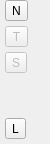
        <widget class="QWidget" name="widget_toolbar_left" native="true">
         <property name="minimumSize">
          <size>
           <width>50</width>
           <height>0</height>
          </size>
         </property>
         <property name="maximumSize">
          <size>
           <width>50</width>
           <height>16777215</height>
          </size>
         </property>
         <property name="font">
          <font>
           <family>Helvetica</family>
          </font>
         </property>
         <property name="contextMenuPolicy">
          <enum>Qt::NoContextMenu</enum>
         </property>
         <layout class="QGridLayout" name="gridLayout">
          <property name="leftMargin">
           <number>5</number>
          </property>
          <property name="topMargin">
           <number>0</number>
          </property>
          <property name="rightMargin">
           <number>5</number>
          </property>
          <property name="bottomMargin">
           <number>5</number>
          </property>
          <property name="horizontalSpacing">
           <number>0</number>
          </property>
          <property name="verticalSpacing">
           <number>5</number>
          </property>
          <item row="0" column="0">
           <widget class="QToolButton" name="tool_button_toolbar_left_notes">
            <property name="focusPolicy">
             <enum>Qt::ClickFocus</enum>
            </property>
            <property name="contextMenuPolicy">
             <enum>Qt::NoContextMenu</enum>
            </property>
            <property name="toolTip">
             <string>My Notes</string>
            </property>
            <property name="text">
             <string>N</string>
            </property>
           </widget>
          </item>
          <item row="1" column="0">
           <widget class="QToolButton" name="tool_button_toolbar_left_trash">
            <property name="enabled">
             <bool>false</bool>
            </property>
            <property name="focusPolicy">
             <enum>Qt::ClickFocus</enum>
            </property>
            <property name="contextMenuPolicy">
             <enum>Qt::NoContextMenu</enum>
            </property>
            <property name="toolTip">
             <string>Deleted Notes</string>
            </property>
            <property name="text">
             <string>T</string>
            </property>
           </widget>
          </item>
          <item row="2" column="0">
           <widget class="QToolButton" name="tool_button_toolbar_left_shared">
            <property name="enabled">
             <bool>false</bool>
            </property>
            <property name="focusPolicy">
             <enum>Qt::ClickFocus</enum>
            </property>
            <property name="contextMenuPolicy">
             <enum>Qt::NoContextMenu</enum>
            </property>
            <property name="toolTip">
             <string>Shared Notes</string>
            </property>
            <property name="text">
             <string>S</string>
            </property>
           </widget>
          </item>
          <item row="3" column="0">
           <spacer name="spacer_toolbar_left">
            <property name="orientation">
             <enum>Qt::Vertical</enum>
            </property>
            <property name="sizeHint" stdset="0">
             <size>
              <width>40</width>
              <height>40</height>
             </size>
            </property>
           </spacer>
          </item>
          <item row="4" column="0">
           <widget class="QToolButton" name="tool_button_toolbar_left_toggle">
            <property name="focusPolicy">
             <enum>Qt::ClickFocus</enum>
            </property>
            <property name="contextMenuPolicy">
             <enum>Qt::NoContextMenu</enum>
            </property>
            <property name="toolTip">
             <string>Toggle Note Liste</string>
            </property>
            <property name="text">
             <string>L</string>
            </property>
           </widget>
          </item>
         </layout>
        </widget>
